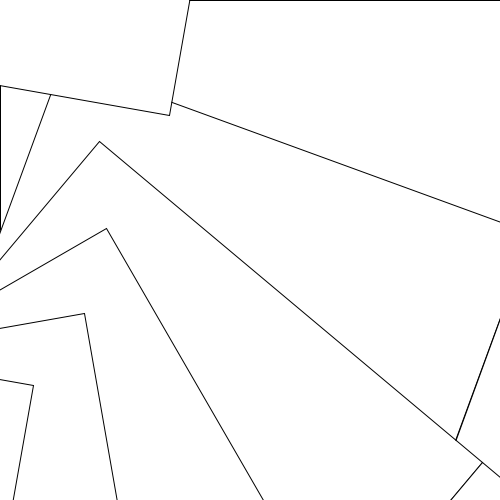
Frame 1 (no input)
Frame 60 (the mouse pressed at the canvas centre just before this capture): identical to frame 1, image omitted
Frame 120 (the mouse held since frame 60 and released just before this capture): identical to frame 1, image omitted

The Processing sketch that drew this single still picture (run headless with seeded random() and noise(); from frame 60 on, the mouse is pressed at the canvas centre):

// Processing sketch: Exercise23_02
// ── Exercise23_02.pde
float x=1.5;
float y=2.5;
float radius;
void setup() {
  size(500,500);
}
void draw() {
  for(int i=0;i<15;i++){
  rectangles(width,height);
  translate(width/8,height/8);
  rotate(radians(20));
  }
 }
 
 void rectangles(float r_width,float r_height){
   rect(0,0,r_width,r_height);
   rect(r_height,0,(r_width+r_height),r_height);
 }

 
